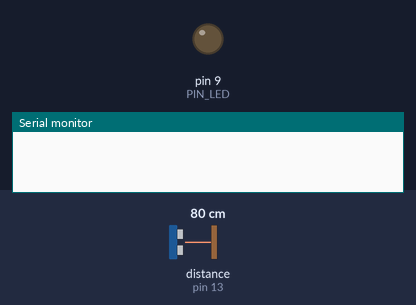
Bench run of a sketch on a simulated Arduino Uno, built with avr-gcc and run on an emulated ATmega328P. Shown: output pins drawn as LEDs (lit = HIGH), the last lines printed to the serial monitor. Wiring (inferred from the names in the program): ultrasonic range finder: trigger pin 12; echo pin 13. The test bench sets the inputs (shaded band); at power-on: distance to the obstacle (sensor on pin 13) 80 cm. The echo pulse lasts 58.3 µs per cm; pins used as bus, display or sensor lines are not drawn.

Above: at 0.05 s.
At 1.2 s:
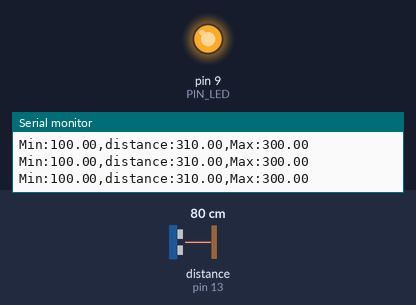
1.3 s: distance to the obstacle (sensor on pin 13) set to 18 cm
At 2.75 s:
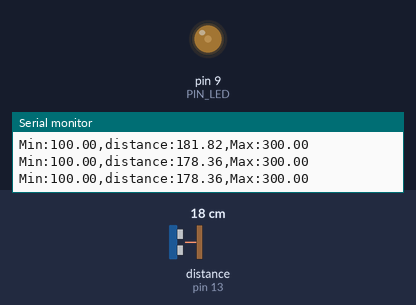
4.3 s: distance to the obstacle (sensor on pin 13) set to 2 cm
Timing chart, 0 to 7.3 s (numbered marks = the images above; inputs shaded):
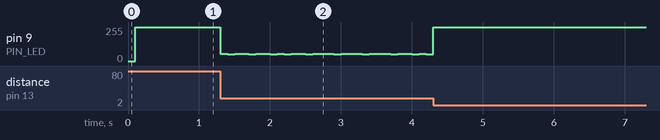

The sketch:

08P07.ino
```cpp
// Arduino pin assignment
#define PIN_LED  9
#define PIN_TRIG 12   // sonar sensor TRIGGER
#define PIN_ECHO 13   // sonar sensor ECHO

// configurable parameters
#define SND_VEL 346.0     // sound velocity at 24 celsius degree (unit: m/sec)
#define INTERVAL 100      // sampling interval (unit: msec)
#define PULSE_DURATION 10 // ultra-sound Pulse Duration (unit: usec)
#define _DIST_MIN 100.0   // minimum distance to be measured (unit: mm)
#define _DIST_MAX 300.0   // maximum distance to be measured (unit: mm)

#define TIMEOUT ((INTERVAL / 2) * 1000.0) // maximum echo waiting time (unit: usec)
#define SCALE (0.001 * 0.5 * SND_VEL) // coefficent to convert duration to distance

unsigned long last_sampling_time;   // unit: msec

void setup() {
  // initialize GPIO pins
  pinMode(PIN_LED, OUTPUT);
  pinMode(PIN_TRIG, OUTPUT);  // sonar TRIGGER
  pinMode(PIN_ECHO, INPUT);   // sonar ECHO
  digitalWrite(PIN_TRIG, LOW);  // turn-off Sonar

  // initialize serial port
  Serial.begin(57600);
}

void loop() {
  float distance;

  // wait until next sampling time.
  if (millis() < (last_sampling_time + INTERVAL))
    return;

  distance = USS_measure(PIN_TRIG, PIN_ECHO); // read distance

  // LED brightness control based on distance
  if (distance > _DIST_MAX || distance == 0.0) {
      distance = _DIST_MAX + 10.0;    // Set Higher Value
      analogWrite(PIN_LED, 255);      // LED OFF
  } else if (distance < _DIST_MIN) {
      distance = _DIST_MIN - 10.0;    // Set Lower Value
      analogWrite(PIN_LED, 255);      // LED OFF
  } else {
      int brightness = 0;
      if (distance < 150.0) {
          // Gradually increase brightness from 100mm to 150mm
          brightness = map(distance, 100, 150, 255, 127); // 150mm에서 50% 밝기
      } else if (distance <= 200.0) {
          // Maximum brightness at 200mm
          brightness = map(distance, 150, 200, 127, 0); // 200mm에서 최대 밝기
      } else if (distance <= 250.0) {
          // Decrease brightness from 200mm to 250mm
          brightness = map(distance, 200, 250, 0, 127); // 250mm에서 50% 밝기
      } else {
          // Decrease brightness from 250mm to 300mm
          brightness = map(distance, 250, 300, 127, 255); // 300mm에서 최소 밝기
      }
      analogWrite(PIN_LED, brightness);  // Adjust brightness based on distance
  }

  // output the distance to the serial port
  Serial.print("Min:");        Serial.print(_DIST_MIN);
  Serial.print(",distance:");  Serial.print(distance);
  Serial.print(",Max:");       Serial.print(_DIST_MAX);
  Serial.println("");

  // do something here
  delay(50); // Assume that it takes 50ms to do something.

  // update last sampling time
  last_sampling_time += INTERVAL;
}

// get a distance reading from USS. return value is in millimeter.
float USS_measure(int TRIG, int ECHO)
{
  digitalWrite(TRIG, HIGH);
  delayMicroseconds(PULSE_DURATION);
  digitalWrite(TRIG, LOW);

  return pulseIn(ECHO, HIGH, TIMEOUT) * SCALE; // unit: mm
}
```

Measured:
- after the input at 1.3 s, pin 9 (PIN_LED): 255/255 → 56/255 at once, → 49/255 0.10 s later, → 56/255 0.10 s later, → 49/255 0.20 s later, … (20 changes in this stretch)
